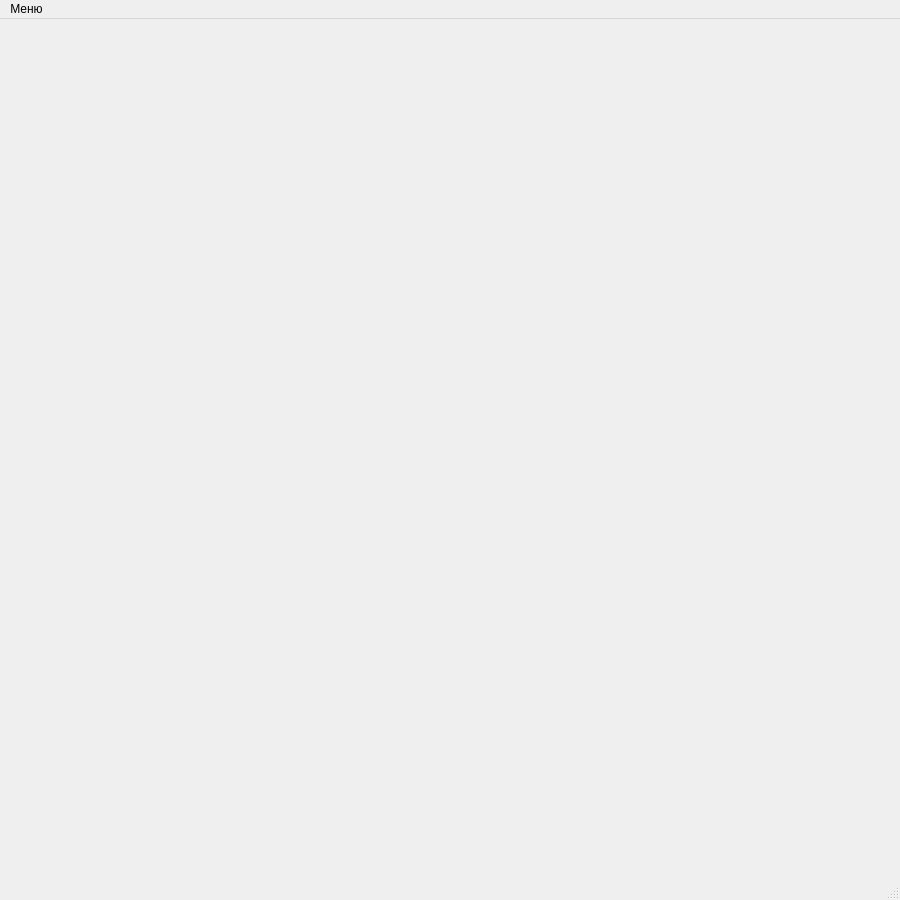
<?xml version="1.0" encoding="UTF-8"?>
<ui version="4.0">
 <class>MainWindow</class>
 <widget class="QMainWindow" name="MainWindow">
  <property name="geometry">
   <rect>
    <x>0</x>
    <y>0</y>
    <width>900</width>
    <height>900</height>
   </rect>
  </property>
  <property name="windowTitle">
   <string>MainWindow</string>
  </property>
  <widget class="QWidget" name="centralwidget"/>
  <widget class="QMenuBar" name="menubar">
   <property name="geometry">
    <rect>
     <x>0</x>
     <y>0</y>
     <width>900</width>
     <height>26</height>
    </rect>
   </property>
   <widget class="QMenu" name="menu_1">
    <property name="title">
     <string>Меню</string>
    </property>
    <addaction name="LoadFileBtn"/>
    <addaction name="SaveFileBtn"/>
   </widget>
   <addaction name="menu_1"/>
  </widget>
  <widget class="QStatusBar" name="statusbar"/>
  <action name="LoadFileBtn">
   <property name="text">
    <string>Загрузить модель</string>
   </property>
  </action>
  <action name="SaveFileBtn">
   <property name="text">
    <string>Сохранить модель</string>
   </property>
  </action>
 </widget>
 <resources/>
 <connections/>
</ui>
